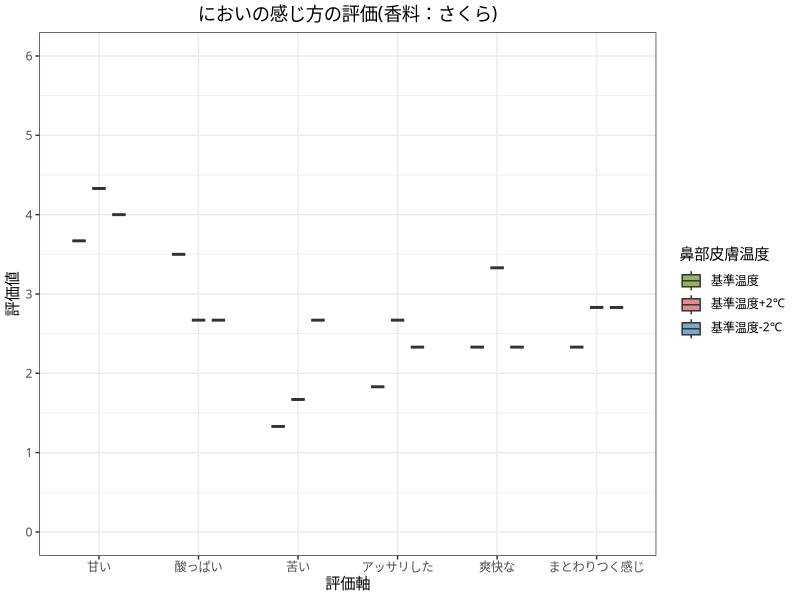

Here is the R script that generated this plot:
library(ggplot2)
library(ggsci)
library(tidyverse)

data_rating <- read.csv("ex2_sakura.csv", header=TRUE)
data_rating$鼻部皮膚温度 <- factor(data_rating$温度, levels = c('基準温度', '基準温度+2℃', '基準温度-2℃'))
g <- ggplot() + geom_boxplot(aes(x = 評価軸, y = 評価値, fill = 鼻部皮膚温度), data = data_rating, alpha = 0.7, width = 0.4, position = position_dodge(width = 0.6))
g <- g + scale_x_discrete(limit=c('甘い', '酸っぱい', '苦い', 'アッサリした', '爽快な', 'まとわりつく感じ'))
g <- g + theme_bw(base_family="HiraKakuProN-W3")
g <- g + scale_y_continuous(breaks=seq(0, 6, length=7), limits=c(0,6))
g <- g + scale_fill_manual(values = c("#6B8E23", "#CD5C5C", "#4682B4"))


# 有意差を書き込む
# アスタリスク
g <- g + geom_text(x = 4.1, y = 4.85, label = "*", size = 3) + geom_segment(x = 4, xend = 4, y = 4.8, yend = 4.7, size = 0.2) + geom_segment(x = 4, xend = 4.2, y = 4.8, yend = 4.8, size = 0.2) + geom_segment(x = 4.2, xend = 4.2, y = 4.8, yend = 4.7, size = 0.2)

g <- g + geom_text(x = 4, y = 5.05, label = "***", size = 3) + geom_segment(x = 3.75, xend = 3.75, y = 5, yend = 4.7, size = 0.2) + geom_segment(x = 3.75, xend = 4.25, y = 5, yend = 5, size = 0.2) + geom_segment(x = 4.25, xend = 4.25, y = 5, yend = 4.7, size = 0.2)

# ダガー
g <- g + geom_text(x = 2.1, y = 3.7, label = "†", size = 2.5) + geom_segment(x = 2, xend = 2, y = 3.6, yend = 3.53, size = 0.2) + geom_segment(x = 2, xend = 2.2, y = 3.6, yend = 3.6, size = 0.2) + geom_segment(x = 2.2, xend = 2.2, y = 3.6, yend = 3.53, size = 0.2)

g <- g + geom_text(x = 2, y = 3.9, label = "†", size = 2.5) + geom_segment(x = 1.75, xend = 1.75, y = 3.8, yend = 3.53, size = 0.2) + geom_segment(x = 1.75, xend = 2.25, y = 3.8, yend = 3.8, size = 0.2) + geom_segment(x = 2.25, xend = 2.25, y = 3.8, yend = 3.53, size = 0.2)

g <- g + geom_text(x = 5.1, y = 3.9, label = "†", size = 2.5) + geom_segment(x = 5, xend = 5, y = 3.8, yend = 3.7, size = 0.2) + geom_segment(x = 5, xend = 5.2, y = 3.8, yend = 3.8, size = 0.2) + geom_segment(x = 5.2, xend = 5.2, y = 3.8, yend = 3.7, size = 0.2)

g <- g + geom_text(x = 6, y = 6, label = "* : p<.05", size = 3)
g <- g + geom_text(x = 6, y = 5.8, label = "*** : p<.001", size = 3)
g <- g + geom_text(x = 6, y = 5.6, label = "† : p<.10", size = 3)

# タイトル追加
g <- g + ggtitle("においの感じ方の評価(香料：さくら)") + theme(plot.title = element_text(hjust = 0.5))

# グラフ保存
ggsave("graphs/ex2_sakura.png", width = 12, height = 9, dpi = 120)